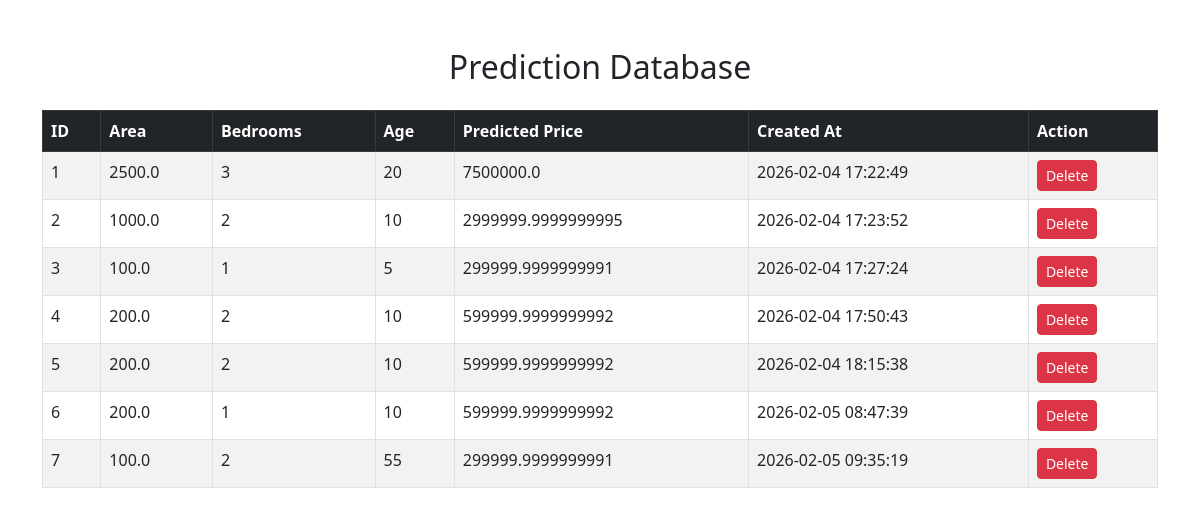
The page /view-data on the database its author committed.
### tables this page shows
CREATE TABLE predictions (
        id INTEGER PRIMARY KEY AUTOINCREMENT,
        area REAL,
        bedrooms INTEGER,
        age INTEGER,
        predicted_price REAL,
        created_at TIMESTAMP DEFAULT CURRENT_TIMESTAMP
    );

### app.py (the view)
@app.route('/view-data')
def view_data():
    conn = sqlite3.connect('house_price.db')
    cursor = conn.cursor()
    cursor.execute("SELECT * FROM predictions")
    data = cursor.fetchall()
    conn.close()
    return render_template("data.html", data=data)

### templates/data.html (shortened to what this page needs)
<!DOCTYPE html>
<html>
<head>
<link href="https://cdn.jsdelivr.net/npm/bootstrap@5.3.0/dist/css/bootstrap.min.css" rel="stylesheet">
</head>
<body class="container mt-5">
<h2 class="mb-4 text-center">Prediction Database</h2>
<table class="table table-bordered table-striped">
<thead class="table-dark">
<tr>
<th>ID</th>
<th>Area</th>
<th>Bedrooms</th>
<th>Age</th>
<th>Predicted Price</th>
<th>Created At</th>
<th>Action</th>
</tr>
</thead>
<tbody>
{% for row in data %}
 <tr>
<td>{{ row[0] }}</td>
<td>{{ row[1] }}</td>
<td>{{ row[2] }}</td>
<td>{{ row[3] }}</td>
<td>{{ row[4] }}</td>
<td>{{ row[5] }}</td>
<td>
<a href="/delete/{{ row[0] }}" class="btn btn-danger btn-sm">
Delete
</a>
</td>
</tr>
{% endfor %}
</tbody>
</table>
</body>
</html>

### rows shown on the page
predictions: id "1", area "2500.0", bedrooms "3", age "20", predicted_price "7500000.0", created_at "2026-02-04 17:22:49"
predictions: id "2", area "1000.0", bedrooms "2", age "10", predicted_price "2999999.9999999995", created_at "2026-02-04 17:23:52"
predictions: id "3", area "100.0", bedrooms "1", age "5", predicted_price "299999.9999999991", created_at "2026-02-04 17:27:24"
predictions: id "4", area "200.0", bedrooms "2", age "10", predicted_price "599999.9999999992", created_at "2026-02-04 17:50:43"
predictions: id "5", area "200.0", bedrooms "2", age "10", predicted_price "599999.9999999992", created_at "2026-02-04 18:15:38"
predictions: id "6", area "200.0", bedrooms "1", age "10", predicted_price "599999.9999999992", created_at "2026-02-05 08:47:39"
predictions: id "7", area "100.0", bedrooms "2", age "55", predicted_price "299999.9999999991", created_at "2026-02-05 09:35:19"
